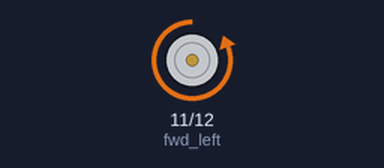
A sketch run on a simulated Arduino Uno, built with avr-gcc and run on an emulated ATmega328P. Parts: motor-driver pin pairs drawn as motors (green arrow = first pin HIGH = forward, orange = second pin HIGH = backward, longer = more drive).

Above: at 0.12 s.
At 1.37 s:
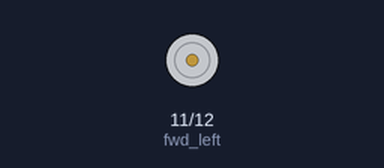
At 2.62 s:
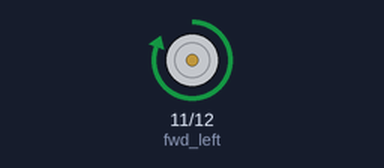
Timing chart, 0 to 3.0 s (numbered marks = the images above):
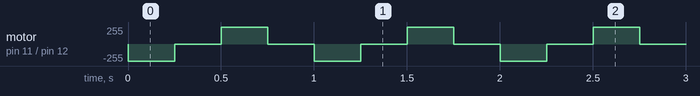

Measured:
- by itself, motor on pin 11 (fwd_left) / pin 12 (rev_left): repeats every 1.0 s: stopped 0.25 s, forward 255/255 0.25 s, stopped 0.25 s, backward 255/255 0.25 s

The sketch:

Story_2a.ino
```cpp
int rev_left = 12;
int fwd_left = 11;

// Functions

void rover_forward(){

}


void setup()
{
  pinMode(rev_left, OUTPUT);
  pinMode(fwd_left, OUTPUT);
}

void loop()
{
  flash_LED(250);
}

// Functions

void flash_LED(int delaytime){
digitalWrite(rev_left, HIGH);
  delay(delaytime); // Wait for 1000 millisecond(s)
  digitalWrite(rev_left, LOW);
  delay(delaytime); // Wait for 1000 millisecond(s)
   digitalWrite(fwd_left, HIGH);
  delay(delaytime); // Wait for 1000 millisecond(s)
  digitalWrite(fwd_left, LOW);
  delay(delaytime); // Wait for 1000 millisecond(s)
}
```
